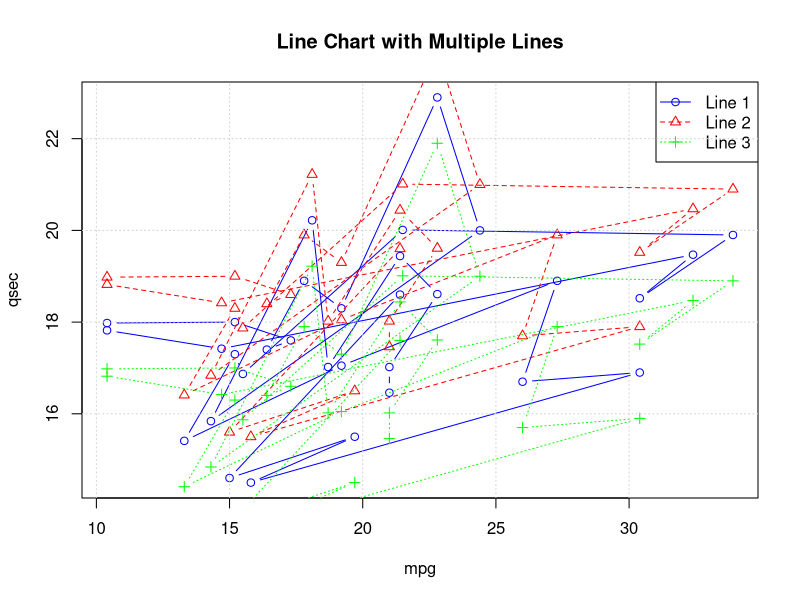

Recreate this plot in R.
# Load the dataset
data(mtcars)

# Set up the plotting area
plot(mtcars$mpg, mtcars$qsec, type = "n", xlab = "mpg", ylab = "qsec", main = "Line Chart with Multiple Lines")

# Add multiple lines to the plot
lines(mtcars$mpg, mtcars$qsec, col = "blue", type = "b", pch = 1, lty = 1)
lines(mtcars$mpg, mtcars$qsec + 1, col = "red", type = "b", pch = 2, lty = 2)
lines(mtcars$mpg, mtcars$qsec - 1, col = "green", type = "b", pch = 3, lty = 3)

# Add legend
legend("topright", legend = c("Line 1", "Line 2", "Line 3"), col = c("blue", "red", "green"), lty = c(1, 2, 3), pch = c(1, 2, 3))

# Add gridlines
grid()

# Show the plot

